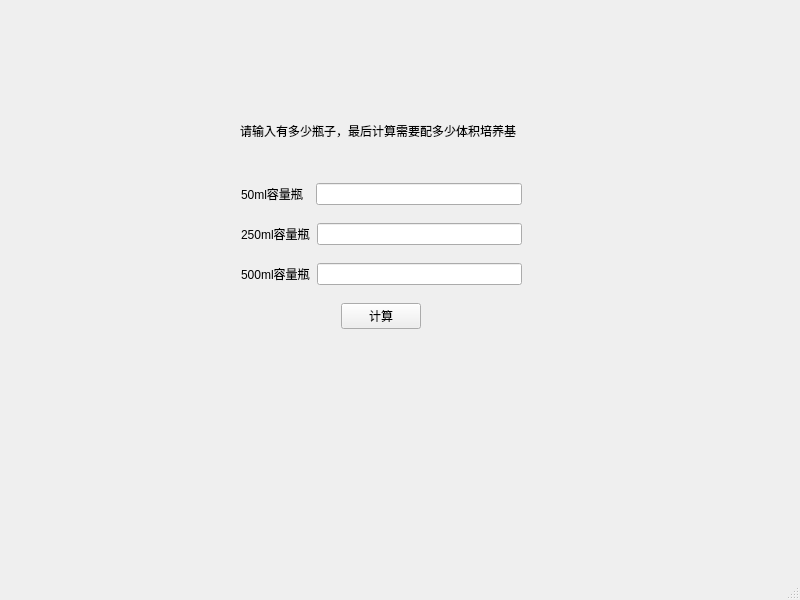
<?xml version="1.0" encoding="UTF-8"?>
<ui version="4.0">
 <class>MainWindow</class>
 <widget class="QMainWindow" name="MainWindow">
  <property name="geometry">
   <rect>
    <x>0</x>
    <y>0</y>
    <width>800</width>
    <height>600</height>
   </rect>
  </property>
  <property name="sizePolicy">
   <sizepolicy hsizetype="Preferred" vsizetype="Fixed">
    <horstretch>0</horstretch>
    <verstretch>0</verstretch>
   </sizepolicy>
  </property>
  <property name="windowTitle">
   <string>MainWindow</string>
  </property>
  <widget class="QWidget" name="centralwidget">
   <widget class="QLabel" name="label_4">
    <property name="geometry">
     <rect>
      <x>240</x>
      <y>100</y>
      <width>291</width>
      <height>61</height>
     </rect>
    </property>
    <property name="mouseTracking">
     <bool>false</bool>
    </property>
    <property name="text">
     <string>请输入有多少瓶子，最后计算需要配多少体积培养基</string>
    </property>
   </widget>
   <widget class="QWidget" name="layoutWidget">
    <property name="geometry">
     <rect>
      <x>241</x>
      <y>171</y>
      <width>281</width>
      <height>171</height>
     </rect>
    </property>
    <layout class="QVBoxLayout" name="verticalLayout" stretch="1,1,1,0">
     <item>
      <layout class="QHBoxLayout" name="horizontalLayout" stretch="1,3">
       <property name="spacing">
        <number>6</number>
       </property>
       <item>
        <widget class="QLabel" name="label">
         <property name="text">
          <string>50ml容量瓶</string>
         </property>
        </widget>
       </item>
       <item>
        <widget class="QLineEdit" name="NO1"/>
       </item>
      </layout>
     </item>
     <item>
      <layout class="QHBoxLayout" name="horizontalLayout_2" stretch="1,3">
       <item>
        <widget class="QLabel" name="label_2">
         <property name="text">
          <string>250ml容量瓶</string>
         </property>
        </widget>
       </item>
       <item>
        <widget class="QLineEdit" name="NO2"/>
       </item>
      </layout>
     </item>
     <item>
      <layout class="QHBoxLayout" name="horizontalLayout_3" stretch="1,3">
       <item>
        <widget class="QLabel" name="label_3">
         <property name="text">
          <string>500ml容量瓶</string>
         </property>
        </widget>
       </item>
       <item>
        <widget class="QLineEdit" name="NO3"/>
       </item>
      </layout>
     </item>
     <item>
      <layout class="QHBoxLayout" name="horizontalLayout_6">
       <item>
        <widget class="QPushButton" name="calc">
         <property name="sizePolicy">
          <sizepolicy hsizetype="Fixed" vsizetype="Fixed">
           <horstretch>0</horstretch>
           <verstretch>0</verstretch>
          </sizepolicy>
         </property>
         <property name="layoutDirection">
          <enum>Qt::LeftToRight</enum>
         </property>
         <property name="text">
          <string>计算</string>
         </property>
         <property name="autoDefault">
          <bool>false</bool>
         </property>
         <property name="default">
          <bool>false</bool>
         </property>
         <property name="flat">
          <bool>false</bool>
         </property>
        </widget>
       </item>
      </layout>
     </item>
    </layout>
   </widget>
  </widget>
  <widget class="QMenuBar" name="menubar">
   <property name="geometry">
    <rect>
     <x>0</x>
     <y>0</y>
     <width>800</width>
     <height>23</height>
    </rect>
   </property>
  </widget>
  <widget class="QStatusBar" name="statusbar"/>
 </widget>
 <resources/>
 <connections/>
</ui>
